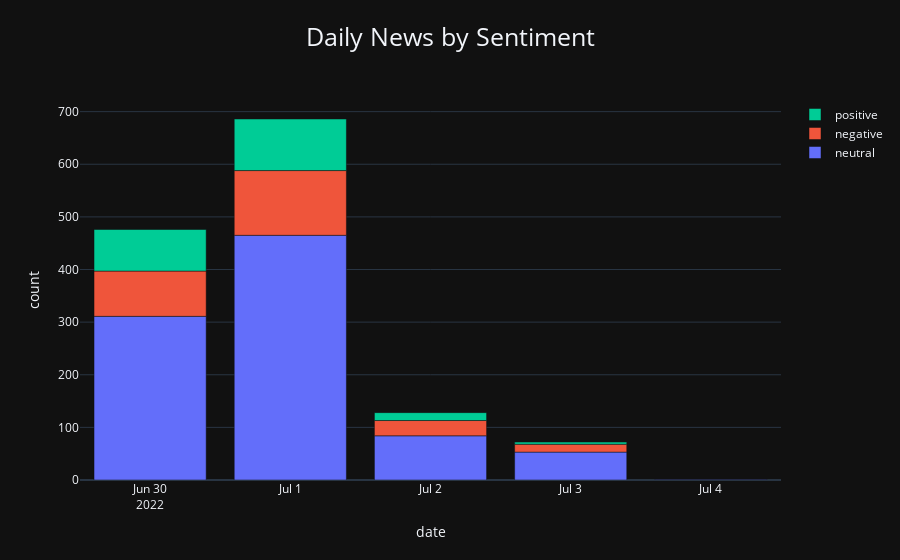

This figure's notebook cell:
### Code cell
sent_bar(df_poly, 'date', 'count', 'title_finBERT', "Daily News by Sentiment").show()

### Figure 1 — Plotly figure (JSON) as saved in the notebook; plotly's stock layout.template omitted (floating-point values rounded to 4 significant figures)
{"data": [{"alignmentgroup": "True", "hovertemplate": "title_finBERT=neutral<br>date=%{x}<br>count=%{y}<extra></extra>", "legendgroup": "neutral", "marker": {"color": "#636efa", "pattern": {"shape": ""}}, "name": "neutral", "offsetgroup": "neutral", "orientation": "v", "showlegend": true, "textposition": "auto", "type": "bar", "x": ["2022-06-30T00:00:00", "2022-07-01T00:00:00", "2022-07-02T00:00:00", "2022-07-03T00:00:00", "2022-07-04T00:00:00"], "xaxis": "x", "y": [311, 465, 84, 53, 1], "yaxis": "y"}, {"alignmentgroup": "True", "hovertemplate": "title_finBERT=negative<br>date=%{x}<br>count=%{y}<extra></extra>", "legendgroup": "negative", "marker": {"color": "#EF553B", "pattern": {"shape": ""}}, "name": "negative", "offsetgroup": "negative", "orientation": "v", "showlegend": true, "textposition": "auto", "type": "bar", "x": ["2022-06-30T00:00:00", "2022-07-01T00:00:00", "2022-07-02T00:00:00", "2022-07-03T00:00:00"], "xaxis": "x", "y": [86, 123, 29, 15], "yaxis": "y"}, {"alignmentgroup": "True", "hovertemplate": "title_finBERT=positive<br>date=%{x}<br>count=%{y}<extra></extra>", "legendgroup": "positive", "marker": {"color": "#00cc96", "pattern": {"shape": ""}}, "name": "positive", "offsetgroup": "positive", "orientation": "v", "showlegend": true, "textposition": "auto", "type": "bar", "x": ["2022-06-30T00:00:00", "2022-07-01T00:00:00", "2022-07-02T00:00:00", "2022-07-03T00:00:00"], "xaxis": "x", "y": [79, 98, 15, 4], "yaxis": "y"}], "layout": {"barmode": "relative", "legend": {"title": {"text": ""}, "tracegroupgap": 0, "traceorder": "reversed"}, "title": {"font": {"size": 25}, "text": "Daily News by Sentiment", "x": 0.5, "xanchor": "center", "y": 0.95, "yanchor": "top"}, "xaxis": {"anchor": "y", "domain": [0, 1], "dtick": "D1", "title": {"text": "date"}}, "yaxis": {"anchor": "x", "domain": [0, 1], "title": {"text": "count"}}}}
